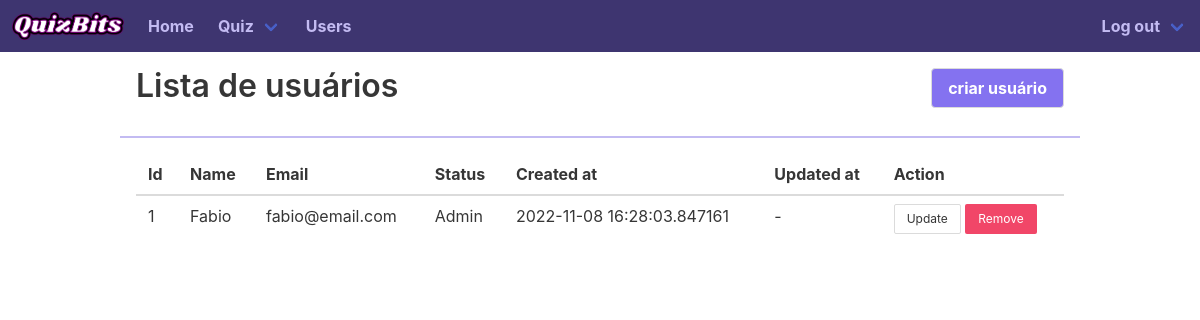
/user/ (signed in), run on an earlier commit of the app's database.
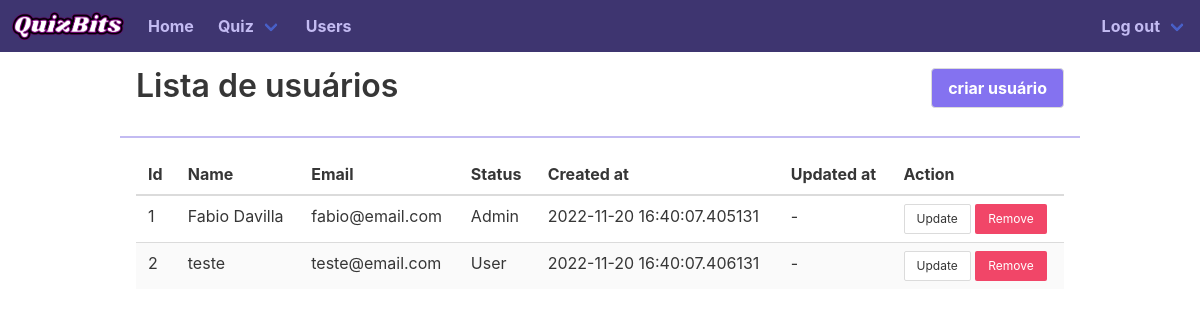
And on a later commit of the database.
### app/models/user.py (models this page shows, shortened)
class User(db.Model, SerializerMixin):
    __tablename__ = 'user'
    id = db.Column(db.Integer, primary_key=True)
    name = db.Column(db.String(100), nullable=False)
    email = db.Column(db.String(100), nullable=False, unique=True)
    password = db.Column(db.String(100), nullable=False)
    status = db.Column(db.Boolean, nullable=False)
    created_at = db.Column(db.DateTime, nullable=False)
    updated_at = db.Column(db.DateTime, nullable=True)
    quiz = db.relationship("Quiz")
    answer = db.relationship("Answer")

### app/users/controller.py (the view)
@user_controller.route('/', methods=['GET'])
def users():
    if request.method == 'GET':
        users = User.query.all()
        logged_user = User.query.filter_by(email=session['email']).first()
        return render_template("list-users.html", users=users, logged_user=logged_user)

### app/__init__.py (called while the page is built)
def render_login_button():
    return True if session.get('email') else False

### app/templates/list-users.html (shortened to what this page needs)
{% extends 'content.html' %}
{% block content %}
<div class="all-width content">
  <div class="header-with-button">
    <h1>Lista de usuários</h1>
    <a href="/user/create"><button class="button">criar usuário</button></a>
  </div>
  <div class="list-body">
    <table class="table is-striped">
      <thead>
        <tr>
          <th>Id</th>
          <th>Name</th>
          <th>Email</th>
          <th>Status</th>
          <th>Created at</th>
          <th>Updated at</th>
          <th>Action</th>
        </tr>
      </thead>
      <tbody>
        {% for user in users %}
        <tr>
          <td>{{ user.id }}</td>
          <td>{{ user.name }}</td>
          <td>{{ user.email }}</td>
          <td>
            {% if user.status %}
            Admin
            {% else %}
            User
            {% endif %}
          </td>
          <td>{{ user.created_at }}</td>
          <td>
            {% if user.updated_at %}
            {{ user.updated_at }}
            {% else %}
            -
            {% endif %}
          </td>
          <td>
            {% if logged_user.status == true or user.id == logged_user.id %}
            <a href="/user/{{ user.id }}">
              <button class="button is-small">Update</button>
            </a>
            {% endif %}
            {% if logged_user.status == true %}
            <button class="button is-small is-danger" onclick="changeVal('{{ user.id }}');">Remove</button>
            {% endif %}
          </td>
        </tr>
        {% endfor %}
      </tbody>
    </table>
  </div>
</div>
{% endblock %}

### app/templates/content.html (shortened to what this page needs)
{% extends 'base.html' %}
{% block head %}
<link rel="stylesheet" href="{{ url_for('static', filename='css/content.css') }}">
{% endblock %}
{% block body %}
{% include 'navbar.html' %}
<div id="content" class="container">
  {% block content %}{% endblock %}
</div>
{% endblock %}

### app/templates/base.html (shortened to what this page needs)
<!DOCTYPE html>
<html lang="pt-br">
<head>
  <link rel="stylesheet" href="https://cdn.jsdelivr.net/npm/bulma@0.9.4/css/bulma.min.css">
  <link rel="stylesheet" href="https://cdnjs.cloudflare.com/ajax/libs/font-awesome/6.2.0/css/all.min.css">
  <link rel="stylesheet" href="{{ url_for('static', filename='css/base.css') }}">
  {% block head %}{% endblock %}
</head>
<body>
  {% block body %}{% endblock %}
</body>
</html>

### app/templates/navbar.html (shortened to what this page needs)
<nav id="navbar" class="navbar" role="navigation" aria-label="main navigation">
  <div class="navbar-brand">
    <a class="navbar-item" href="/">
      <img src="{{ url_for('static', filename='img/logo.png') }}" width="112" height="28" alt="logo image">
    </a>
  </div>
  <div id="navbar-menu" class="navbar-menu">
    <div class="navbar-start">
      <a class="navbar-item" href="/">
        Home
      </a>
      <div class="navbar-item has-dropdown is-hoverable">
        <a class="navbar-item navbar-link" href="/quiz">
          Quiz
        </a>
      </div>
      <a class="navbar-item" href="/user">
        Users
      </a>
    </div>
    <div class="navbar-end">
      <div class="navbar-item has-dropdown is-hoverable">
        {% if render_login_button() %}
        <a class="navbar-item navbar-link" href="{{ url_for('login.logout') }}">
          Log out
        </a>
        {% else %}
        {% if not check_route(url_for(request.endpoint)) %}
        <meta http-equiv='refresh' content='0; URL={{ url_for("login.logout") }}'>
        {% endif %}
        {% endif %}
      </div>
    </div>
  </div>
</nav>

### app/static/css/base.css (style rules this page uses)
* { margin: 0; padding: 0; --colorDark: #5a5670; --colorPurpleDarker: #3e3570; --colorPurple: #6859bd; --colorPurpleLighter: #8472f0; --colorLight: #c3bbf2; }
#navbar { background-color: var(--colorPurpleDarker); }
#navbar #navbar-menu a { color: var(--colorLight); font-weight: bold; }

### app/static/css/content.css (style rules this page uses)
#content { max-height: 90vh; display: flex; }
.all-width { width: 100vw; }
.header-with-button { display: flex; justify-content: space-between; padding: 1em; border-bottom: 2px solid var(--colorLight); }
.header-with-button button { background-color: var(--colorPurpleLighter); color: white; font-weight: bold; }
.list-body { padding: 1em; }

What changed in the data, as far as the page shows it:
changed User "fabio@email.com": name "Fabio" → "Fabio Davilla"; created_at "2022-11-08 16:28:03.847161" → "2022-11-20 16:40:07.405131"
added User: id "2", name "teste", email "teste@email.com", status "User", created_at "2022-11-20 16:40:07.406131"
